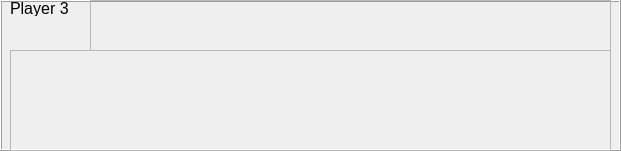
  <widget class="QFrame" name="p3stuff">
   <property name="geometry">
    <rect>
     <x>720</x>
     <y>340</y>
     <width>621</width>
     <height>151</height>
    </rect>
   </property>
   <property name="frameShape">
    <enum>QFrame::Box</enum>
   </property>
   <property name="frameShadow">
    <enum>QFrame::Raised</enum>
   </property>
   <widget class="QLabel" name="labelrightplayer">
    <property name="geometry">
     <rect>
      <x>10</x>
      <y>0</y>
      <width>201</width>
      <height>16</height>
     </rect>
    </property>
    <property name="font">
     <font>
      <pointsize>12</pointsize>
     </font>
    </property>
    <property name="text">
     <string>Player 3</string>
    </property>
   </widget>
   <widget class="QLabel" name="iconrightplayer">
    <property name="geometry">
     <rect>
      <x>10</x>
      <y>20</y>
      <width>41</width>
      <height>31</height>
     </rect>
    </property>
    <property name="text">
     <string/>
    </property>
    <property name="scaledContents">
     <bool>true</bool>
    </property>
   </widget>
   <widget class="QFrame" name="p3properties">
    <property name="geometry">
     <rect>
      <x>10</x>
      <y>50</y>
      <width>601</width>
      <height>101</height>
     </rect>
    </property>
    <property name="frameShape">
     <enum>QFrame::StyledPanel</enum>
    </property>
    <property name="frameShadow">
     <enum>QFrame::Raised</enum>
    </property>
    <widget class="QLabel" name="p3p1">
     <property name="geometry">
      <rect>
       <x>0</x>
       <y>0</y>
       <width>91</width>
       <height>41</height>
      </rect>
     </property>
     <property name="text">
      <string/>
     </property>
     <property name="scaledContents">
      <bool>true</bool>
     </property>
    </widget>
    <widget class="QLabel" name="p3p2">
     <property name="geometry">
      <rect>
       <x>0</x>
       <y>50</y>
       <width>91</width>
       <height>41</height>
      </rect>
     </property>
     <property name="text">
      <string/>
     </property>
     <property name="scaledContents">
      <bool>true</bool>
     </property>
    </widget>
    <widget class="QLabel" name="p3p3">
     <property name="geometry">
      <rect>
       <x>100</x>
       <y>0</y>
       <width>91</width>
       <height>41</height>
      </rect>
     </property>
     <property name="text">
      <string/>
     </property>
     <property name="scaledContents">
      <bool>true</bool>
     </property>
    </widget>
    <widget class="QLabel" name="p3p4">
     <property name="geometry">
      <rect>
       <x>100</x>
       <y>50</y>
       <width>91</width>
       <height>41</height>
      </rect>
     </property>
     <property name="text">
      <string/>
     </property>
     <property name="scaledContents">
      <bool>true</bool>
     </property>
    </widget>
    <widget class="QLabel" name="p3p5">
     <property name="geometry">
      <rect>
       <x>200</x>
       <y>0</y>
       <width>91</width>
       <height>41</height>
      </rect>
     </property>
     <property name="text">
      <string/>
     </property>
     <property name="scaledContents">
      <bool>true</bool>
     </property>
    </widget>
    <widget class="QLabel" name="p3p6">
     <property name="geometry">
      <rect>
       <x>200</x>
       <y>50</y>
       <width>91</width>
       <height>41</height>
      </rect>
     </property>
     <property name="text">
      <string/>
     </property>
     <property name="scaledContents">
      <bool>true</bool>
     </property>
    </widget>
    <widget class="QLabel" name="p3p7">
     <property name="geometry">
      <rect>
       <x>300</x>
       <y>0</y>
       <width>91</width>
       <height>41</height>
      </rect>
     </property>
     <property name="text">
      <string/>
     </property>
     <property name="scaledContents">
      <bool>true</bool>
     </property>
    </widget>
    <widget class="QLabel" name="p3p8">
     <property name="geometry">
      <rect>
       <x>300</x>
       <y>50</y>
       <width>91</width>
       <height>41</height>
      </rect>
     </property>
     <property name="text">
      <string/>
     </property>
     <property name="scaledContents">
      <bool>true</bool>
     </property>
    </widget>
    <widget class="QLabel" name="p3p9">
     <property name="geometry">
      <rect>
       <x>400</x>
       <y>0</y>
       <width>91</width>
       <height>41</height>
      </rect>
     </property>
     <property name="text">
      <string/>
     </property>
     <property name="scaledContents">
      <bool>true</bool>
     </property>
    </widget>
    <widget class="QLabel" name="p3p10">
     <property name="geometry">
      <rect>
       <x>400</x>
       <y>50</y>
       <width>91</width>
       <height>41</height>
      </rect>
     </property>
     <property name="text">
      <string/>
     </property>
     <property name="scaledContents">
      <bool>true</bool>
     </property>
    </widget>
    <widget class="QLabel" name="p3p11">
     <property name="geometry">
      <rect>
       <x>500</x>
       <y>0</y>
       <width>91</width>
       <height>41</height>
      </rect>
     </property>
     <property name="text">
      <string/>
     </property>
     <property name="scaledContents">
      <bool>true</bool>
     </property>
    </widget>
    <widget class="QLabel" name="p3p12">
     <property name="geometry">
      <rect>
       <x>500</x>
       <y>50</y>
       <width>91</width>
       <height>41</height>
      </rect>
     </property>
     <property name="text">
      <string/>
     </property>
     <property name="scaledContents">
      <bool>true</bool>
     </property>
    </widget>
   </widget>
   <widget class="QFrame" name="p3money">
    <property name="geometry">
     <rect>
      <x>90</x>
      <y>0</y>
      <width>521</width>
      <height>51</height>
     </rect>
    </property>
    <property name="frameShape">
     <enum>QFrame::StyledPanel</enum>
    </property>
    <property name="frameShadow">
     <enum>QFrame::Raised</enum>
    </property>
    <widget class="QLabel" name="monollarsign3">
     <property name="geometry">
      <rect>
       <x>0</x>
       <y>0</y>
       <width>31</width>
       <height>31</height>
      </rect>
     </property>
     <property name="text">
      <string/>
     </property>
     <property name="scaledContents">
      <bool>true</bool>
     </property>
    </widget>
    <widget class="QLabel" name="amountp3">
     <property name="geometry">
      <rect>
       <x>10</x>
       <y>20</y>
       <width>111</width>
       <height>31</height>
      </rect>
     </property>
     <property name="font">
      <font>
       <family>Kabel</family>
       <pointsize>9</pointsize>
       <weight>50</weight>
       <bold>false</bold>
      </font>
     </property>
     <property name="text">
      <string/>
     </property>
    </widget>
   </widget>
  </widget>
